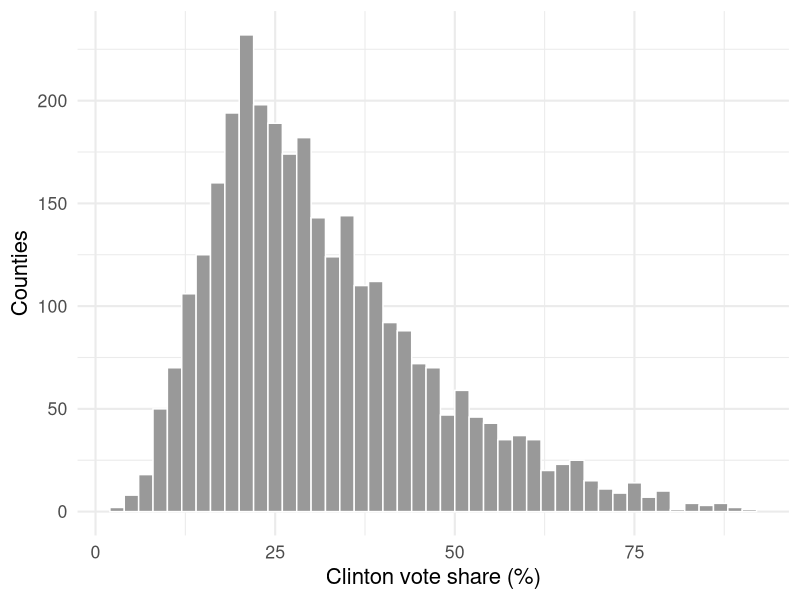
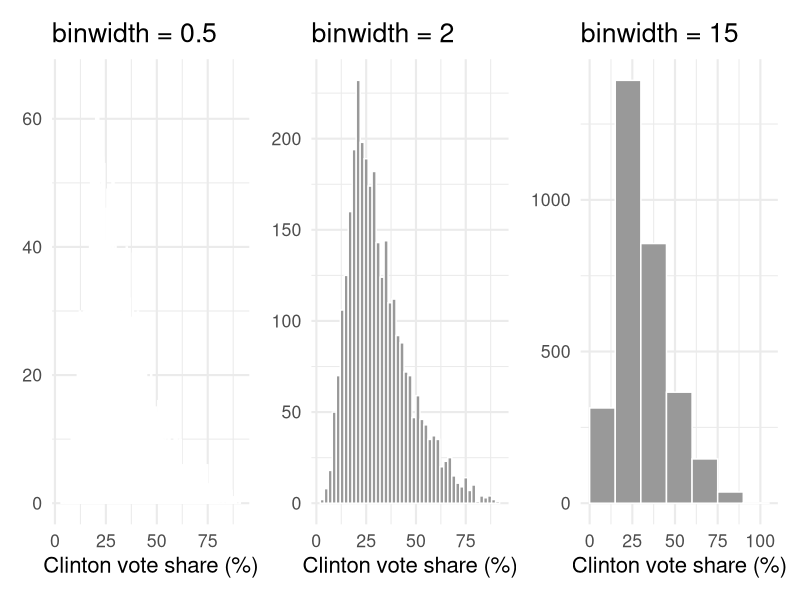
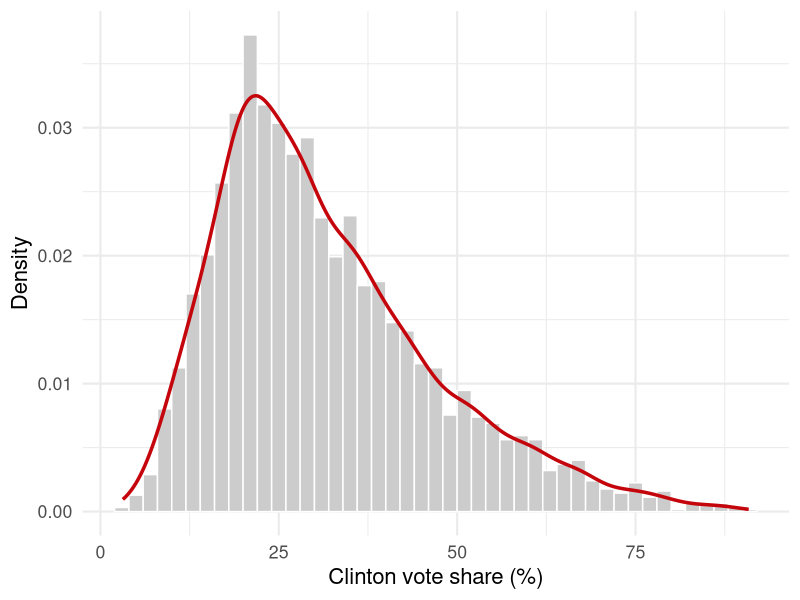
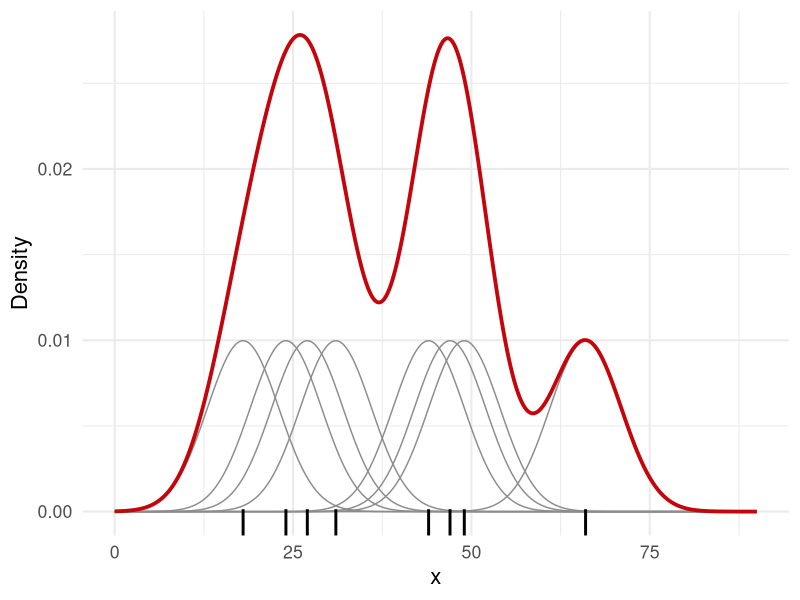
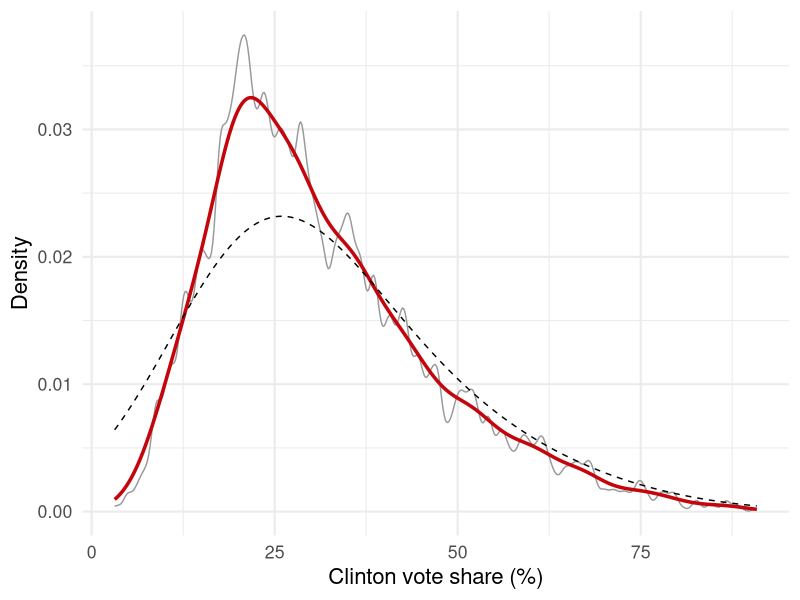
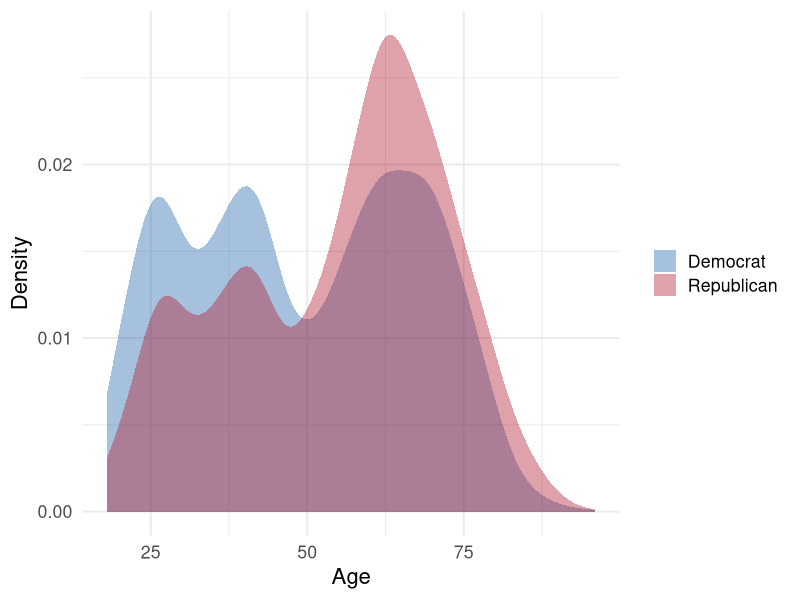
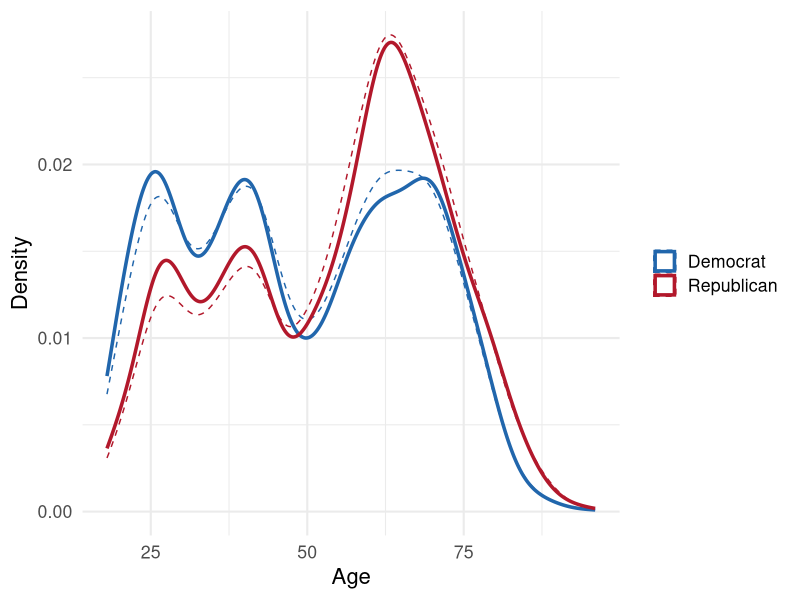
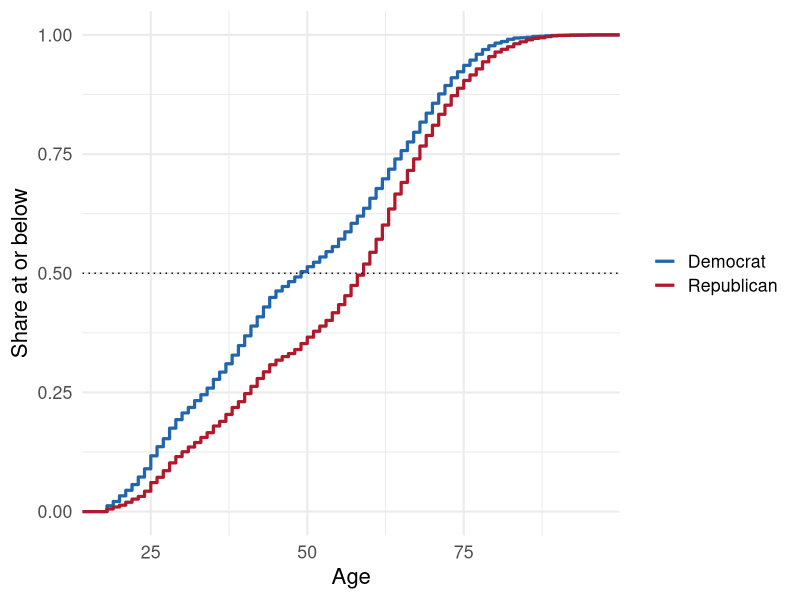

Reproduce these figures in R, in order.
## ---- chunk 1
#| include: false
library(tidyverse)
library(patchwork)
theme_set(theme_minimal(base_size = 16))

uw_red <- "#c5050c"
## ---- chunk 2
election <- read_csv("data/prez_election_2016_vote.csv") |>
  mutate(voteshare = 100 * candidatevotes / totalvotes) |>
  filter(!is.na(voteshare), !is.na(pctWhiteNH))

ces <- read_csv("data/ces25_viz.csv")
## ---- chunk 3
#| fig-height: 4
ggplot(election, aes(x = voteshare)) +
  geom_histogram(binwidth = 2, boundary = 0, fill = "grey60", colour = "white") +
  labs(x = "Clinton vote share (%)", y = "Counties")
## ---- chunk 4
#| echo: false
#| fig-height: 4
hist_bw <- function(bw) {
  ggplot(election, aes(x = voteshare)) +
    geom_histogram(binwidth = bw, boundary = 0, fill = "grey60", colour = "white") +
    labs(title = paste("binwidth =", bw), x = "Clinton vote share (%)", y = NULL)
}
hist_bw(0.5) + hist_bw(2) + hist_bw(15)
## ---- chunk 5
#| fig-height: 3.6
ggplot(election, aes(x = voteshare)) +
  geom_histogram(aes(y = after_stat(density)), binwidth = 2, boundary = 0,
                 fill = "grey80", colour = "white") +
  geom_density(colour = uw_red, linewidth = 1.2) +
  labs(x = "Clinton vote share (%)", y = "Density")
## ---- chunk 6
#| echo: false
#| fig-height: 4.2
pts <- c(18, 24, 27, 31, 44, 47, 49, 66)
h   <- 5
grid <- tibble(x = seq(0, 90, by = 0.25))
bumps <- expand_grid(grid, pt = pts) |>
  mutate(y = dnorm(x, mean = pt, sd = h) / length(pts))
total <- bumps |> group_by(x) |> summarise(y = sum(y))

ggplot() +
  geom_line(data = bumps, aes(x, y, group = pt), colour = "grey55") +
  geom_line(data = total, aes(x, y), colour = uw_red, linewidth = 1.3) +
  geom_rug(data = tibble(x = pts), aes(x), linewidth = 1, length = unit(0.05, "npc")) +
  labs(x = "x", y = "Density")
## ---- chunk 7
#| fig-height: 3.8
ggplot(election, aes(x = voteshare)) +
  geom_density(adjust = 0.2, colour = "grey60") +
  geom_density(adjust = 1,   colour = uw_red, linewidth = 1.2) +
  geom_density(adjust = 4,   colour = "black", linetype = "dashed") +
  labs(x = "Clinton vote share (%)", y = "Density")
## ---- chunk 8
#| fig-height: 3.6
ces |>
  filter(pid3 != "Independent/Other") |>
  ggplot(aes(x = age, fill = pid3)) +
  geom_density(alpha = 0.4, colour = NA) +
  scale_fill_manual(values = c(Democrat = "#2166ac", Republican = "#b2182b")) +
  labs(x = "Age", y = "Density", fill = NULL)
## ---- chunk 9
#| fig-height: 3.4
ces |>
  filter(pid3 != "Independent/Other") |>
  ggplot(aes(x = age, colour = pid3)) +
  geom_density(linetype = "dashed") +                       # unweighted
  geom_density(aes(weight = weight / sum(weight)), linewidth = 1.2) +  # weighted
  scale_colour_manual(values = c(Democrat = "#2166ac", Republican = "#b2182b")) +
  labs(x = "Age", y = "Density", colour = NULL)
## ---- chunk 10
#| fig-height: 3.2
ces |>
  filter(pid3 != "Independent/Other") |>
  ggplot(aes(x = age, colour = pid3)) +
  stat_ecdf(linewidth = 1.1) +
  geom_hline(yintercept = 0.5, linetype = "dotted") +
  scale_colour_manual(values = c(Democrat = "#2166ac", Republican = "#b2182b")) +
  labs(x = "Age", y = "Share at or below", colour = NULL)
## ---- chunk 11
#| fig-height: 4
ggplot(election, aes(x = pctWhiteNH, y = voteshare)) +
  geom_point() +
  labs(x = "% non-Hispanic white", y = "Clinton vote share (%)")
## ---- chunk 12
#| fig-height: 4
ggplot(election, aes(x = pctWhiteNH, y = voteshare)) +
  geom_point(size = 1, alpha = 0.2) +
  labs(x = "% non-Hispanic white", y = "Clinton vote share (%)")
## ---- chunk 13
#| echo: false
#| fig-height: 3.6
p_raw <- ggplot(ces, aes(x = age, y = ideo7)) +
  geom_point(alpha = 0.1) +
  labs(title = "geom_point()", x = "Age", y = "Ideology (1 = very lib, 7 = very cons)")
p_jit <- ggplot(ces, aes(x = age, y = ideo7)) +
  geom_jitter(width = 0.4, height = 0.3, size = 0.4, alpha = 0.1) +
  labs(title = "geom_jitter()", x = "Age", y = NULL)
p_raw + p_jit
## ---- chunk 14
ideo_by_pid <- ces |>
  filter(!is.na(pid7), !is.na(ideo7)) |>
  group_by(pid7) |>
  summarise(ideo = mean(ideo7), n = n())
## ---- chunk 15
#| fig-height: 3.3
ggplot(ideo_by_pid, aes(x = pid7, y = ideo)) +
  geom_line(colour = "grey60") +
  geom_point(aes(size = n), colour = uw_red) +
  scale_x_continuous(breaks = 1:7) +
  labs(x = "Party ID (1 = strong D, 7 = strong R)", y = "Mean ideology")
## ---- chunk 16
binned <- election |>
  mutate(bin = ntile(pctWhiteNH, 20)) |>          # 20 bins, equal counts
  group_by(bin) |>
  summarise(x_lo = min(pctWhiteNH), x_hi = max(pctWhiteNH),
            x = mean(pctWhiteNH), y = mean(voteshare), n = n())
## ---- chunk 17
#| echo: false
#| fig-height: 5.2
base <- ggplot(election, aes(x = pctWhiteNH, y = voteshare)) +
  labs(x = "% non-Hispanic white", y = "Clinton vote share (%)") +
  coord_cartesian(xlim = c(0, 100), ylim = c(0, 95))

base + geom_point(size = 1, alpha = 0.25)
## ---- chunk 18
#| echo: false
#| fig-height: 5.2
base +
  geom_point(size = 1, alpha = 0.25) +
  geom_vline(xintercept = binned$x_lo[-1], colour = "grey40", linewidth = 0.3)
## ---- chunk 19
#| echo: false
#| fig-height: 5.2
base +
  geom_point(size = 1, alpha = 0.12) +
  geom_vline(xintercept = binned$x_lo[-1], colour = "grey40", linewidth = 0.3) +
  geom_segment(data = binned, aes(x = x_lo, xend = x_hi, y = y, yend = y),
               colour = uw_red, linewidth = 1.4)
## ---- chunk 20
#| echo: false
#| fig-height: 5.2
base +
  geom_point(size = 1, alpha = 0.12) +
  geom_point(data = binned, aes(x = x, y = y), colour = uw_red, size = 3.5)
## ---- chunk 21
mean(election$voteshare)
sum(binned$n * binned$y) / sum(binned$n)
## ---- chunk 22
#| echo: false
#| fig-height: 4.4
bin_means <- function(k) {
  election |>
    mutate(bin = ntile(pctWhiteNH, k)) |>
    group_by(bin) |>
    summarise(x = mean(pctWhiteNH), y = mean(voteshare)) |>
    mutate(k = k)
}
by_k <- map(c(4, 20, 150), bin_means) |>
  list_rbind() |>
  mutate(k = factor(paste(k, "bins"), levels = paste(c(4, 20, 150), "bins")))

ggplot(election, aes(x = pctWhiteNH, y = voteshare)) +
  geom_point(size = 0.6, alpha = 0.08) +
  geom_point(data = by_k, aes(x = x, y = y), colour = uw_red, size = 2) +
  facet_wrap(~ k) +
  labs(x = "% non-Hispanic white", y = "Clinton vote share (%)")
## ---- chunk 23
#| echo: false
#| fig-height: 4.2
eq_width <- election |>
  mutate(bin = cut_width(pctWhiteNH, width = 5, boundary = 0)) |>
  group_by(bin) |>
  summarise(x = mean(pctWhiteNH), y = mean(voteshare), n = n())

p_count <- ggplot(election, aes(x = pctWhiteNH, y = voteshare)) +
  geom_point(size = 0.6, alpha = 0.08) +
  geom_point(data = binned, aes(x = x, y = y), colour = uw_red, size = 2.5) +
  labs(title = "ntile(): equal counts", x = "% non-Hispanic white", y = "Clinton vote share (%)")
p_width <- ggplot(election, aes(x = pctWhiteNH, y = voteshare)) +
  geom_point(size = 0.6, alpha = 0.08) +
  geom_point(data = eq_width, aes(x = x, y = y, size = n), colour = uw_red) +
  scale_size_area(max_size = 5, guide = "none") +
  labs(title = "cut_width(): equal widths", x = "% non-Hispanic white", y = NULL)
p_count + p_width
## ---- chunk 24
#| fig-height: 3.6
approve_by_age <- ces |>
  filter(!is.na(trump_approve)) |>
  mutate(age_bin = cut_width(age, width = 5, boundary = 15)) |>
  group_by(age_bin) |>
  summarise(age = mean(age), approve = weighted.mean(trump_approve, weight))

ggplot(approve_by_age, aes(x = age, y = approve)) +
  geom_point(colour = uw_red, size = 3) +
  labs(x = "Age", y = "Share approving of Trump")
## ---- chunk 25
b <- cov(election$pctWhiteNH, election$voteshare) / var(election$pctWhiteNH)
a <- mean(election$voteshare) - b * mean(election$pctWhiteNH)
c(intercept = a, slope = b)
## ---- chunk 26
#| fig-height: 3.9
ggplot(election, aes(x = pctWhiteNH, y = voteshare)) +
  geom_point(size = 1, alpha = 0.1) +
  geom_hline(yintercept = mean(election$voteshare), linetype = "dashed") +
  geom_abline(intercept = a, slope = b, linewidth = 1.1) +
  geom_point(data = binned, aes(x = x, y = y), colour = uw_red, size = 3) +
  labs(x = "% non-Hispanic white", y = "Clinton vote share (%)")
## ---- chunk 27
#| fig-height: 3.6
ggplot(binned, aes(x = x, y = y)) +
  geom_point(colour = uw_red, size = 3) +
  geom_abline(intercept = a, slope = b) +
  annotate("text", x = 30, y = 20, label = paste("slope =", round(b, 2)), size = 6) +
  annotate("segment", x = 30, xend = 30, y = 23, yend = a + b * 30 - 1,
           arrow = arrow(length = unit(0.3, "cm"))) +
  labs(x = "% non-Hispanic white", y = "Clinton vote share (%)")
## ---- chunk 28
#| echo: false
pid_labels <- c("Strong Democrat", "Not very strong Democrat", "Lean Democrat",
                "Independent", "Lean Republican", "Not very strong Republican",
                "Strong Republican")
approve_by_pid <- ces |>
  filter(!is.na(pid7), !is.na(trump_approve)) |>
  group_by(pid7) |>
  summarise(approve = weighted.mean(trump_approve, weight)) |>
  mutate(party = factor(pid_labels[pid7], levels = pid_labels))
## ---- chunk 29
#| echo: false
#| fig-height: 3.6
p <- ggplot(approve_by_pid, aes(x = party, y = approve)) +
  geom_col(fill = uw_red) +
  labs(x = NULL, y = "Share approving of Trump")

p + p + coord_flip()
